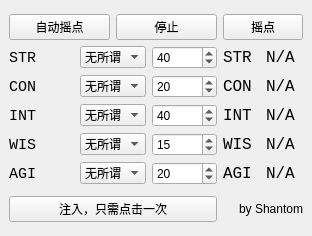
<?xml version="1.0" encoding="UTF-8"?>
<ui version="4.0">
 <class>MainWindow</class>
 <widget class="QMainWindow" name="MainWindow">
  <property name="geometry">
   <rect>
    <x>0</x>
    <y>0</y>
    <width>312</width>
    <height>236</height>
   </rect>
  </property>
  <property name="sizePolicy">
   <sizepolicy hsizetype="Preferred" vsizetype="Fixed">
    <horstretch>0</horstretch>
    <verstretch>0</verstretch>
   </sizepolicy>
  </property>
  <property name="windowTitle">
   <string>MainWindow</string>
  </property>
  <widget class="QWidget" name="centralwidget">
   <layout class="QGridLayout" name="gridLayout">
    <item row="0" column="0">
     <layout class="QVBoxLayout" name="verticalLayout_4">
      <item>
       <layout class="QHBoxLayout" name="horizontalLayout_7">
        <item>
         <widget class="QPushButton" name="pushButton_autoroll">
          <property name="text">
           <string>自动摇点</string>
          </property>
         </widget>
        </item>
        <item>
         <widget class="QPushButton" name="pushButton_stop">
          <property name="text">
           <string>停止</string>
          </property>
         </widget>
        </item>
       </layout>
      </item>
      <item>
       <layout class="QVBoxLayout" name="verticalLayout_5">
        <item>
         <layout class="QHBoxLayout" name="horizontalLayout_6">
          <item>
           <widget class="QLabel" name="label_5">
            <property name="font">
             <font>
              <family>Consolas</family>
              <pointsize>11</pointsize>
             </font>
            </property>
            <property name="text">
             <string>STR</string>
            </property>
           </widget>
          </item>
          <item>
           <widget class="QComboBox" name="comboBox_s">
            <item>
             <property name="text">
              <string>无所谓</string>
             </property>
            </item>
            <item>
             <property name="text">
              <string>≥</string>
             </property>
            </item>
            <item>
             <property name="text">
              <string>≤</string>
             </property>
            </item>
           </widget>
          </item>
          <item>
           <widget class="QSpinBox" name="spinBox_s">
            <property name="value">
             <number>40</number>
            </property>
           </widget>
          </item>
         </layout>
        </item>
        <item>
         <layout class="QHBoxLayout" name="horizontalLayout_5">
          <item>
           <widget class="QLabel" name="label_4">
            <property name="font">
             <font>
              <family>Consolas</family>
              <pointsize>11</pointsize>
             </font>
            </property>
            <property name="text">
             <string>CON</string>
            </property>
           </widget>
          </item>
          <item>
           <widget class="QComboBox" name="comboBox_c">
            <item>
             <property name="text">
              <string>无所谓</string>
             </property>
            </item>
            <item>
             <property name="text">
              <string>≥</string>
             </property>
            </item>
            <item>
             <property name="text">
              <string>≤</string>
             </property>
            </item>
           </widget>
          </item>
          <item>
           <widget class="QSpinBox" name="spinBox_c">
            <property name="value">
             <number>20</number>
            </property>
           </widget>
          </item>
         </layout>
        </item>
        <item>
         <layout class="QHBoxLayout" name="horizontalLayout_2">
          <item>
           <widget class="QLabel" name="label">
            <property name="font">
             <font>
              <family>Consolas</family>
              <pointsize>11</pointsize>
             </font>
            </property>
            <property name="text">
             <string>INT</string>
            </property>
           </widget>
          </item>
          <item>
           <widget class="QComboBox" name="comboBox_i">
            <item>
             <property name="text">
              <string>无所谓</string>
             </property>
            </item>
            <item>
             <property name="text">
              <string>≥</string>
             </property>
            </item>
            <item>
             <property name="text">
              <string>≤</string>
             </property>
            </item>
           </widget>
          </item>
          <item>
           <widget class="QSpinBox" name="spinBox_i">
            <property name="value">
             <number>40</number>
            </property>
           </widget>
          </item>
         </layout>
        </item>
        <item>
         <layout class="QHBoxLayout" name="horizontalLayout_3">
          <item>
           <widget class="QLabel" name="label_2">
            <property name="font">
             <font>
              <family>Consolas</family>
              <pointsize>11</pointsize>
             </font>
            </property>
            <property name="text">
             <string>WIS</string>
            </property>
           </widget>
          </item>
          <item>
           <widget class="QComboBox" name="comboBox_w">
            <item>
             <property name="text">
              <string>无所谓</string>
             </property>
            </item>
            <item>
             <property name="text">
              <string>≥</string>
             </property>
            </item>
            <item>
             <property name="text">
              <string>≤</string>
             </property>
            </item>
           </widget>
          </item>
          <item>
           <widget class="QSpinBox" name="spinBox_w">
            <property name="value">
             <number>15</number>
            </property>
           </widget>
          </item>
         </layout>
        </item>
        <item>
         <layout class="QHBoxLayout" name="horizontalLayout_4">
          <item>
           <widget class="QLabel" name="label_3">
            <property name="font">
             <font>
              <family>Consolas</family>
              <pointsize>11</pointsize>
             </font>
            </property>
            <property name="text">
             <string>AGI</string>
            </property>
           </widget>
          </item>
          <item>
           <widget class="QComboBox" name="comboBox_a">
            <item>
             <property name="text">
              <string>无所谓</string>
             </property>
            </item>
            <item>
             <property name="text">
              <string>≥</string>
             </property>
            </item>
            <item>
             <property name="text">
              <string>≤</string>
             </property>
            </item>
           </widget>
          </item>
          <item>
           <widget class="QSpinBox" name="spinBox_a">
            <property name="value">
             <number>20</number>
            </property>
           </widget>
          </item>
         </layout>
        </item>
       </layout>
      </item>
     </layout>
    </item>
    <item row="0" column="1">
     <layout class="QVBoxLayout" name="verticalLayout">
      <item>
       <widget class="QPushButton" name="pushButton_roll">
        <property name="text">
         <string>摇点</string>
        </property>
       </widget>
      </item>
      <item>
       <layout class="QHBoxLayout" name="horizontalLayout">
        <item>
         <layout class="QVBoxLayout" name="verticalLayout_2">
          <item>
           <widget class="QLabel" name="label_s">
            <property name="font">
             <font>
              <family>Consolas</family>
              <pointsize>12</pointsize>
             </font>
            </property>
            <property name="text">
             <string>STR</string>
            </property>
           </widget>
          </item>
          <item>
           <widget class="QLabel" name="label_c">
            <property name="font">
             <font>
              <family>Consolas</family>
              <pointsize>12</pointsize>
             </font>
            </property>
            <property name="text">
             <string>CON</string>
            </property>
           </widget>
          </item>
          <item>
           <widget class="QLabel" name="label_i">
            <property name="font">
             <font>
              <family>Consolas</family>
              <pointsize>12</pointsize>
             </font>
            </property>
            <property name="text">
             <string>INT</string>
            </property>
           </widget>
          </item>
          <item>
           <widget class="QLabel" name="label_w">
            <property name="font">
             <font>
              <family>Consolas</family>
              <pointsize>12</pointsize>
             </font>
            </property>
            <property name="text">
             <string>WIS</string>
            </property>
           </widget>
          </item>
          <item>
           <widget class="QLabel" name="label_a">
            <property name="font">
             <font>
              <family>Consolas</family>
              <pointsize>12</pointsize>
             </font>
            </property>
            <property name="text">
             <string>AGI</string>
            </property>
           </widget>
          </item>
         </layout>
        </item>
        <item>
         <layout class="QVBoxLayout" name="verticalLayout_3">
          <item>
           <widget class="QLabel" name="label_str">
            <property name="font">
             <font>
              <family>Consolas</family>
              <pointsize>12</pointsize>
             </font>
            </property>
            <property name="text">
             <string>N/A</string>
            </property>
           </widget>
          </item>
          <item>
           <widget class="QLabel" name="label_con">
            <property name="font">
             <font>
              <family>Consolas</family>
              <pointsize>12</pointsize>
             </font>
            </property>
            <property name="text">
             <string>N/A</string>
            </property>
           </widget>
          </item>
          <item>
           <widget class="QLabel" name="label_int">
            <property name="font">
             <font>
              <family>Consolas</family>
              <pointsize>12</pointsize>
             </font>
            </property>
            <property name="text">
             <string>N/A</string>
            </property>
           </widget>
          </item>
          <item>
           <widget class="QLabel" name="label_wis">
            <property name="font">
             <font>
              <family>Consolas</family>
              <pointsize>12</pointsize>
             </font>
            </property>
            <property name="text">
             <string>N/A</string>
            </property>
           </widget>
          </item>
          <item>
           <widget class="QLabel" name="label_agi">
            <property name="font">
             <font>
              <family>Consolas</family>
              <pointsize>12</pointsize>
             </font>
            </property>
            <property name="text">
             <string>N/A</string>
            </property>
           </widget>
          </item>
         </layout>
        </item>
       </layout>
      </item>
     </layout>
    </item>
    <item row="1" column="0">
     <widget class="QPushButton" name="pushButton">
      <property name="sizePolicy">
       <sizepolicy hsizetype="MinimumExpanding" vsizetype="Fixed">
        <horstretch>0</horstretch>
        <verstretch>0</verstretch>
       </sizepolicy>
      </property>
      <property name="text">
       <string>注入，只需点击一次</string>
      </property>
     </widget>
    </item>
    <item row="1" column="1">
     <widget class="QLabel" name="label_6">
      <property name="text">
       <string>by Shantom</string>
      </property>
      <property name="alignment">
       <set>Qt::AlignRight|Qt::AlignTrailing|Qt::AlignVCenter</set>
      </property>
     </widget>
    </item>
   </layout>
  </widget>
 </widget>
 <resources/>
 <connections/>
</ui>
